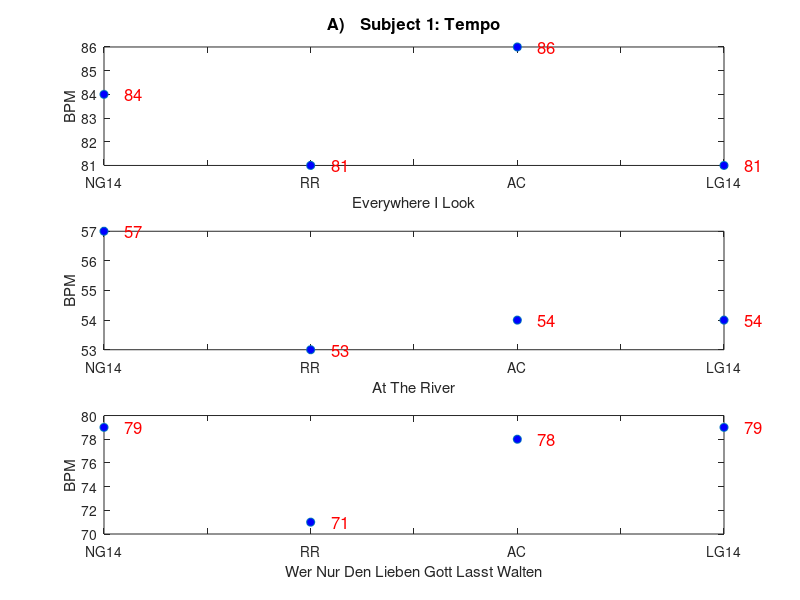
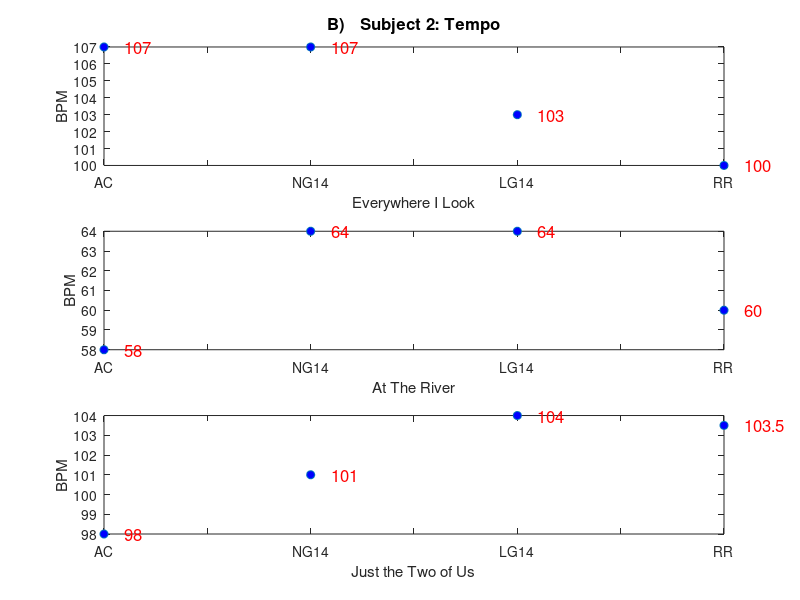
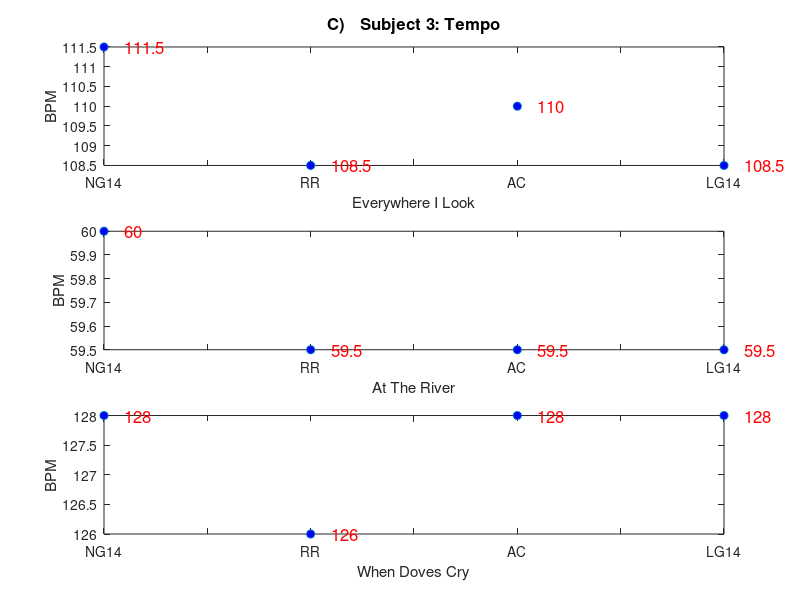
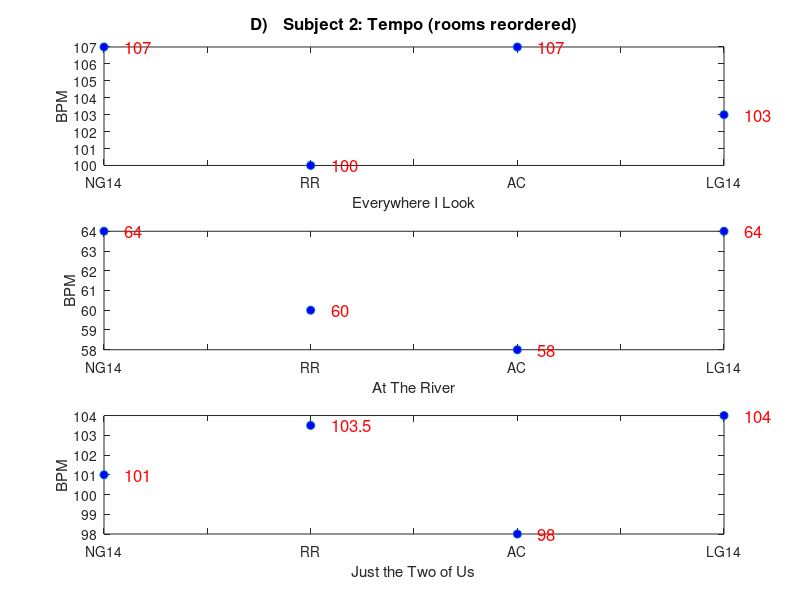

MATLAB code for these plots, in order: (Note: this script raises an error after producing the figures.)
clear all;
close all;

%%% tempo sub 1
sub1_eil = [84 81 86 81];
sub1_atr = [57 53 54 54];
sub1_wndl = [79 71 78 79];

figure;
subplot(3,1,1);
plot(sub1_eil,'o','MarkerFaceColor','b');
for i = 1:4
    text(i+0.1,sub1_eil(i),num2str(sub1_eil(i)),'Color','red','FontSize',12);
end
title('A)   Subject 1: Tempo','fontweight','bold','fontsize',12);
ylabel('BPM');
xlabel('Everywhere I Look');
set(gca,'XTickLabel',{'NG14','','RR','','AC','','LG14'});

subplot(3,1,2);
plot(sub1_atr,'o','MarkerFaceColor','b');
for i = 1:4
    text(i+0.1,sub1_atr(i),num2str(sub1_atr(i)),'Color','red','FontSize',12);
end
xlabel('At The River');
ylabel('BPM');
set(gca,'XTickLabel',{'NG14','','RR','','AC','','LG14'});

subplot(3,1,3);
plot(sub1_wndl,'o','MarkerFaceColor','b');
for i = 1:4
    text(i+0.1,sub1_wndl(i),num2str(sub1_wndl(i)),'Color','red','FontSize',12);
end
xlabel('Wer Nur Den Lieben Gott Lasst Walten');
ylabel('BPM');
set(gca,'XTickLabel',{'NG14','','RR','','AC','','LG14'});

%%% tempo sub 2
sub2_eil = [107 107 103 100];
sub2_atr = [58 64 64 60];
sub2_jtou = [98 101 104 103.5];

figure;
subplot(3,1,1);
plot(sub2_eil,'o','MarkerFaceColor','b')
for i = 1:4
    text(i+0.1,sub2_eil(i),num2str(sub2_eil(i)),'Color','red','FontSize',12);
end
title('B)   Subject 2: Tempo','fontweight','bold','fontsize',12);
ylabel('BPM');
xlabel('Everywhere I Look');
set(gca,'XTickLabel',{'AC','','NG14','','LG14','','RR'});

subplot(3,1,2);
plot(sub2_atr,'o','MarkerFaceColor','b');
for i = 1:4
    text(i+0.1,sub2_atr(i),num2str(sub2_atr(i)),'Color','red','FontSize',12);
end
xlabel('At The River');
ylabel('BPM');
set(gca,'XTickLabel',{'AC','','NG14','','LG14','','RR'});

subplot(3,1,3);
plot(sub2_jtou,'o','MarkerFaceColor','b');
for i = 1:4
    text(i+0.1,sub2_jtou(i),num2str(sub2_jtou(i)),'Color','red','FontSize',12);
end
xlabel('Just the Two of Us');
ylabel('BPM');
set(gca,'XTickLabel',{'AC','','NG14','','LG14','','RR'});

%%% tempo sub 3
sub3_eil = [111.5 108.5 110 108.5];
sub3_atr = [60 59.5 59.5 59.5];
sub3_wdc = [128 126 128 128];

figure;
subplot(3,1,1);
plot(sub3_eil,'o','MarkerFaceColor','b');
for i = 1:4
    text(i+0.1,sub3_eil(i),num2str(sub3_eil(i)),'Color','red','FontSize',12);
end
title('C)   Subject 3: Tempo','fontweight','bold','fontsize',12);
ylabel('BPM');
xlabel('Everywhere I Look');
set(gca,'XTickLabel',{'NG14','','RR','','AC','','LG14'});

subplot(3,1,2);
plot(sub3_atr,'o','MarkerFaceColor','b');
for i = 1:4
    text(i+0.1,sub3_atr(i),num2str(sub3_atr(i)),'Color','red','FontSize',12);
end
xlabel('At The River');
ylabel('BPM');
set(gca,'XTickLabel',{'NG14','','RR','','AC','','LG14'});

subplot(3,1,3);
plot(sub3_wdc,'o','MarkerFaceColor','b');
for i = 1:4
    text(i+0.1,sub3_wdc(i),num2str(sub3_wdc(i)),'Color','red','FontSize',12);
end
xlabel('When Doves Cry');
ylabel('BPM');
set(gca,'XTickLabel',{'NG14','','RR','','AC','','LG14'});


%%% tempo sub 2 same order as 1 and 3
sub2_eil = [107 100 107 103];
sub2_atr = [64 60 58 64];
sub2_jtou = [101 103.5 98 104];

figure;
subplot(3,1,1);
plot(sub2_eil,'o','MarkerFaceColor','b');
for i = 1:4
    text(i+0.1,sub2_eil(i),num2str(sub2_eil(i)),'Color','red','FontSize',12);
end
title('D)   Subject 2: Tempo (rooms reordered)','fontweight','bold','fontsize',12);
ylabel('BPM');
xlabel('Everywhere I Look');
set(gca,'XTickLabel',{'NG14','','RR','','AC','','LG14'});

subplot(3,1,2);
plot(sub2_atr,'o','MarkerFaceColor','b');
for i = 1:4
    text(i+0.1,sub2_atr(i),num2str(sub2_atr(i)),'Color','red','FontSize',12);
end
xlabel('At The River');
ylabel('BPM');
set(gca,'XTickLabel',{'NG14','','RR','','AC','','LG14'});

subplot(3,1,3);
plot(sub2_jtou,'o','MarkerFaceColor','b');
for i = 1:4
    text(i+0.1,sub2_jtou(i),num2str(sub2_jtou(i)),'Color','red','FontSize',12);
end
xlabel('Just the Two of Us');
ylabel('BPM');
set(gca,'XTickLabel',{'NG14','','RR','','AC','','LG14'});

% Average relative tempos
y = [sub1_eil - sub1_eil(3); sub1_atr - sub1_atr(3); sub1_wndl - sub1_wndl(3)];
suball_avg = mean(y);
suball_std = std(y);
figure;
errorbar(suball_avg,suball_std,'o','MarkerFaceColor','b');
hold on;
plot(median(y),'ro','MarkerFaceColor','r');
legend('Mean', 'Median');
set(gca,'XTickLabel',{'', 'NG14','','RR','','AC','','LG14'});
title('A) Subject 1: Average Tempo Differences Relative to AC','fontweight','bold','fontsize',12);
ylabel('BPM');
hline = refline([0 0]);
set(hline,'Color','k');

y = [sub2_eil - sub2_eil(3); sub2_atr - sub2_atr(3); sub2_jtou - sub2_jtou(3)];
suball_avg = mean(y);
suball_std = std(y);
figure;
errorbar(suball_avg,suball_std,'o','MarkerFaceColor','b');
hold on;
plot(median(y),'ro','MarkerFaceColor','r');
legend('Mean', 'Median');
set(gca,'XTickLabel',{'', 'NG14','','RR','','AC','','LG14'});
title('B) Subject 2: Average Tempo Differences Relative to AC','fontweight','bold','fontsize',12);
ylabel('BPM');
hline = refline([0 0]);
set(hline,'Color','k');

y = [ sub3_eil - sub3_eil(3); sub3_atr - sub3_atr(3); sub3_wdc - sub3_wdc(3)];
suball_avg = mean(y);
suball_std = std(y);
figure;
errorbar(suball_avg,suball_std,'o','MarkerFaceColor','b');
hold on;
plot(median(y),'ro','MarkerFaceColor','r');
legend('Mean', 'Median');
set(gca,'XTickLabel',{'', 'NG14','','RR','','AC','','LG14'});
title('C) Subject 3: Average Tempo Differences Relative to AC','fontweight','bold','fontsize',12);
ylabel('BPM');
hline = refline([0 0]);
set(hline,'Color','k');
%%

%%% Consonant Duration Sub 1
% EIL
con_trees = [0.101 0.121 0.106 0.075];
con_hobble = [0.071 0.052 0.052 0.058];
con_crocus = [0.092 0.099 0.058 0.073];
con_spring = [0.073 0.078 0.080 0.068];
y = [con_trees - con_trees(3); con_hobble - con_hobble(3); con_crocus - con_crocus(3); con_spring - con_spring(3)];

figure;
subplot(2,2,1);
plot(con_trees,'o','MarkerFaceColor','b');
for i = 1:4
    text(i+0.1,con_trees(i),num2str(con_trees(i)),'Color','red','FontSize',12);
end
title('Sub. 1 Consonant Duration: EIL','fontweight','bold','fontsize',12);
xlabel('Trees: T');
ylabel('Time (s)');
set(gca,'XTickLabel',{'NG14','RR','AC','LG14'});

subplot(2,2,2);
plot(con_hobble,'o','MarkerFaceColor','b');
for i = 1:4
    text(i+0.1,con_hobble(i),num2str(con_hobble(i)),'Color','red','FontSize',12);
end
xlabel('Hobble: B');
ylabel('Time (s)');
set(gca,'XTickLabel',{'NG14','RR','AC','LG14'});

subplot(2,2,3);
plot(con_crocus,'o','MarkerFaceColor','b');
for i = 1:4
    text(i+0.1,con_crocus(i),num2str(con_crocus(i)),'Color','red','FontSize',12);
end
xlabel('Crocus: 2nd C');
ylabel('Time (s)');
set(gca,'XTickLabel',{'NG14','RR','AC','LG14'});

subplot(2,2,4);
plot(con_spring,'o','MarkerFaceColor','b');
for i = 1:4
    text(i+0.1,con_spring(i),num2str(con_spring(i)),'Color','red','FontSize',12);
end
xlabel('Spring: P');
ylabel('Time (s)');
set(gca,'XTickLabel',{'NG14','RR','AC','LG14'});

%ATR
con_trod = [0.044 0.066 0.064 0.057];
con_crystal = [0.052 0.097 0.043 0.058];
con_god = [0.053 0.053 0.058 0.075];
con_beautiful = [0.084 0.078 0.078 0.089];
y = [y; con_trod - con_trod(3); con_crystal - con_crystal(3); con_god - con_god(3); con_beautiful - con_beautiful(3)];

figure;
subplot(2,2,1);
plot(con_trod,'o','MarkerFaceColor','b');
for i = 1:4
    text(i+0.1,con_trod(i),num2str(con_trod(i)),'Color','red','FontSize',12);
end
title('Sub. 1 Consonant Duration: ATR','fontweight','bold','fontsize',12);
xlabel('Trod: T');
ylabel('Time (s)');
set(gca,'XTickLabel',{'NG14','RR','AC','LG14'});

subplot(2,2,2);
plot(con_crystal,'o','MarkerFaceColor','b');
for i = 1:4
    text(i+0.1,con_crystal(i),num2str(con_crystal(i)),'Color','red','FontSize',12);
end
xlabel('Crystal: C');
ylabel('Time (s)');
set(gca,'XTickLabel',{'NG14','RR','AC','LG14'});

subplot(2,2,3);
plot(con_god,'o','MarkerFaceColor','b');
for i = 1:4
    text(i+0.1,con_god(i),num2str(con_god(i)),'Color','red','FontSize',12);
end
xlabel('God: G');
ylabel('Time (s)');
set(gca,'XTickLabel',{'NG14','RR','AC','LG14'});

subplot(2,2,4);
plot(con_beautiful,'o','MarkerFaceColor','b');
for i = 1:4
    text(i+0.1,con_beautiful(i),num2str(con_beautiful(i)),'Color','red','FontSize',12);
end
xlabel('Beautiful: B');
ylabel('Time (s)');
set(gca,'XTickLabel',{'NG14','RR','AC','LG14'});


%WNDL
con_den = [0.024 0.023 0.023 0.025];
con_lieben = [0.068 0.078 0.060 0.067];
con_hoffet = [0.029 0.051 0.054 0.043];
con_keit = [0.080 0.126 0.052 0.110];
y = [y; con_den - con_den(3); con_lieben - con_lieben(3); con_hoffet - con_hoffet(3); con_keit - con_keit(3)];

figure;
subplot(2,2,1);
plot(con_den,'o','MarkerFaceColor','b');
for i = 1:4
    text(i+0.1,con_den(i),num2str(con_den(i)),'Color','red','FontSize',12);
end
title('Sub. 1 Consonant Duration: WNDL','fontweight','bold','fontsize',12);
xlabel('Den: D');
ylabel('Time (s)');
set(gca,'XTickLabel',{'NG14','RR','AC','LG14'});

subplot(2,2,2);
plot(con_lieben,'o','MarkerFaceColor','b');
for i = 1:4
    text(i+0.1,con_lieben(i),num2str(con_lieben(i)),'Color','red','FontSize',12);
end
xlabel('Lieben: B');
ylabel('Time (s)');
set(gca,'XTickLabel',{'NG14','RR','AC','LG14'});

subplot(2,2,3);
plot(con_hoffet,'o','MarkerFaceColor','b');
for i = 1:4
    text(i+0.1,con_hoffet(i),num2str(con_hoffet(i)),'Color','red','FontSize',12);
end
xlabel('Hoffet: T');
ylabel('Time (s)');
set(gca,'XTickLabel',{'NG14','RR','AC','LG14'});

subplot(2,2,4);
plot(con_keit,'o','MarkerFaceColor','b');
for i = 1:4
    text(i+0.1,con_keit(i),num2str(con_keit(i)),'Color','red','FontSize',12);
end
xlabel('Traurigkeit: K');
ylabel('Time (s)');
set(gca,'XTickLabel',{'NG14','RR','AC','LG14'});

% Averages
figure;
errorbar(mean(y), std(y),'o','MarkerFaceColor','b');
hold on;
plot(median(y),'ro','MarkerFaceColor','r');
legend('Mean', 'Median');
set(gca,'XTickLabel',{'', 'NG14','','RR','','AC','','LG14'});
title('A) Subject 1: Consonant Duration Differences Relative to AC','fontweight','bold','fontsize',12);
ylabel('Duration (s)');
hline = refline([0 0]);
set(hline,'Color','k');

%%% Consonant Duration Sub 2
% EIL
con_trees = [0.047 0.047 0.057 0.044];
con_hobble = [0.038 0.032 0.052 0.070];
con_crocus = [0.058 0.041 0.045 0.042];
con_spring = [0.062 0.071 0.078 0.048];

figure;
subplot(2,2,1);
plot(con_trees,'o','MarkerFaceColor','b');
for i = 1:4
    text(i+0.1,con_trees(i),num2str(con_trees(i)),'Color','red','FontSize',12);
end
title('Sub. 2 Consonant Duration: EIL','fontweight','bold','fontsize',12);
xlabel('Trees: T');
ylabel('Time (s)');
set(gca,'XTickLabel',{'AC','NG14','LG14','RR'});

subplot(2,2,2);
plot(con_hobble,'o','MarkerFaceColor','b');
for i = 1:4
    text(i+0.1,con_hobble(i),num2str(con_hobble(i)),'Color','red','FontSize',12);
end
xlabel('Hobble: B');
ylabel('Time (s)');
set(gca,'XTickLabel',{'AC','NG14','LG14','RR'});

subplot(2,2,3);
plot(con_crocus,'o','MarkerFaceColor','b');
for i = 1:4
    text(i+0.1,con_crocus(i),num2str(con_crocus(i)),'Color','red','FontSize',12);
end
xlabel('Crocus: 2nd C');
ylabel('Time (s)');
set(gca,'XTickLabel',{'AC','NG14','LG14','RR'});

subplot(2,2,4);
plot(con_spring,'o','MarkerFaceColor','b');
for i = 1:4
    text(i+0.1,con_spring(i),num2str(con_spring(i)),'Color','red','FontSize',12);
end
xlabel('Spring: P');
ylabel('Time (s)');
set(gca,'XTickLabel',{'AC','NG14','LG14','RR'});


%ATR
con_trod = [0.053 0.060 0.052 0.048];
con_crystal = [0.041 0.050 0.050 0.065];
con_god = [0.061 0.060 0.053 0.071];
con_beautiful = [0.058 0.058 0.063 0.065];

figure;
subplot(2,2,1);
plot(con_trod,'o','MarkerFaceColor','b');
for i = 1:4
    text(i+0.1,con_trod(i),num2str(con_trod(i)),'Color','red','FontSize',12);
end
title('Sub. 2 Consonant Duration: ATR','fontweight','bold','fontsize',12);
xlabel('Trod: T');
ylabel('Time (s)');
set(gca,'XTickLabel',{'AC','NG14','LG14','RR'});

subplot(2,2,2);
plot(con_crystal,'o','MarkerFaceColor','b');
for i = 1:4
    text(i+0.1,con_crystal(i),num2str(con_crystal(i)),'Color','red','FontSize',12);
end

xlabel('Crystal: C');
ylabel('Time (s)');
set(gca,'XTickLabel',{'AC','NG14','LG14','RR'});

subplot(2,2,3);
plot(con_god,'o','MarkerFaceColor','b');
for i = 1:4
    text(i+0.1,con_god(i),num2str(con_god(i)),'Color','red','FontSize',12);
end
xlabel('God: G');
ylabel('Time (s)');
set(gca,'XTickLabel',{'AC','NG14','LG14','RR'});

subplot(2,2,4);
plot(con_beautiful,'o','MarkerFaceColor','b');
for i = 1:4
    text(i+0.1,con_beautiful(i),num2str(con_beautiful(i)),'Color','red','FontSize',12);
end
xlabel('Beautiful: B');
ylabel('Time (s)');
set(gca,'XTickLabel',{'AC','NG14','LG14','RR'});


%JTOU
con_crystal = [0.056 0.049 0.037 0.062];
con_spend = [0.080 0.077 0.085 0.107];
con_two = [0.077 0.084 0.114 0.099];
con_just = [0.070 0.075 0.073 0.082];

figure;
subplot(2,2,1);
plot(con_crystal,'o','MarkerFaceColor','b');
for i = 1:4
    text(i+0.1,con_crystal(i),num2str(con_crystal(i)),'Color','red','FontSize',12);
end
title('Sub. 2 Consonant Duration: JTOU','fontweight','bold','fontsize',12);
xlabel('Crystal: C');
ylabel('Time (s)');
set(gca,'XTickLabel',{'AC','NG14','LG14','RR'});

subplot(2,2,2);
plot(con_spend,'o','MarkerFaceColor','b');
for i = 1:4
    text(i+0.1,con_spend(i),num2str(con_spend(i)),'Color','red','FontSize',12);
end
xlabel('Spend: P');
ylabel('Time (s)');
set(gca,'XTickLabel',{'AC','NG14','LG14','RR'});

subplot(2,2,3);
plot(con_two,'o','MarkerFaceColor','b');
for i = 1:4
    text(i+0.1,con_two(i),num2str(con_two(i)),'Color','red','FontSize',12);
end
xlabel('Two: T');
ylabel('Time (s)');
set(gca,'XTickLabel',{'AC','NG14','LG14','RR'});

subplot(2,2,4);
plot(con_just,'o','MarkerFaceColor','b');
for i = 1:4
    text(i+0.1,con_just(i),num2str(con_just(i)),'Color','red','FontSize',12);
end
xlabel('Just: J');
ylabel('Time (s)');
set(gca,'XTickLabel',{'AC','NG14','LG14','RR'});


%%% Consonant Duration Sub 3
% EIL
con_trees = [0.074 0.056 0.066 0.082];
con_hobble = [0.042 0.051 0.044 0.034];
con_crocus = [0.057 0.035 0.085 0.087];
con_spring = [0.082 0.091 0.065 0.053];
y = [con_trees - con_trees(3); con_hobble - con_hobble(3); con_crocus - con_crocus(3); con_spring - con_spring(3)];

figure;
subplot(2,2,1);
plot(con_trees,'o','MarkerFaceColor','b');
for i = 1:4
    text(i+0.1,con_trees(i),num2str(con_trees(i)),'Color','red','FontSize',12);
end
title('Sub. 3 Consonant Duration: EIL','fontweight','bold','fontsize',12);
xlabel('Trees: T');
ylabel('Time (s)');
set(gca,'XTickLabel',{'NG14','RR','AC','LG14'});

subplot(2,2,2);
plot(con_hobble,'o','MarkerFaceColor','b');
for i = 1:4
    text(i+0.1,con_hobble(i),num2str(con_hobble(i)),'Color','red','FontSize',12);
end
xlabel('Hobble: B');
ylabel('Time (s)');
set(gca,'XTickLabel',{'NG14','RR','AC','LG14'});

subplot(2,2,3);
plot(con_crocus,'o','MarkerFaceColor','b');
for i = 1:4
    text(i+0.1,con_crocus(i),num2str(con_crocus(i)),'Color','red','FontSize',12);
end
xlabel('Crocus: 2nd C');
ylabel('Time (s)');
set(gca,'XTickLabel',{'NG14','RR','AC','LG14'});

subplot(2,2,4);
plot(con_spring,'o','MarkerFaceColor','b');
for i = 1:4
    text(i+0.1,con_spring(i),num2str(con_spring(i)),'Color','red','FontSize',12);
end
xlabel('Spring: P');
ylabel('Time (s)');
set(gca,'XTickLabel',{'NG14','RR','AC','LG14'});


%ATR
con_trod = [0.063 0.058 0.034 0.030];
con_crystal = [0.055 0.082 0.057 0.058];
con_god = [0.071 0.057 0.058 0.068];
con_beautiful = [0.072 0.080 0.062 0.076];
y = [y; con_trod - con_trod(3); con_crystal - con_crystal(3); con_god - con_god(3); con_beautiful - con_beautiful(3)];

figure;
subplot(2,2,1);
plot(con_trod,'o','MarkerFaceColor','b');
for i = 1:4
    text(i+0.1,con_trod(i),num2str(con_trod(i)),'Color','red','FontSize',12);
end
title('Sub. 3 Consonant Duration: ATR','fontweight','bold','fontsize',12);
xlabel('Trod: T');
ylabel('Time (s)');
set(gca,'XTickLabel',{'NG14','RR','AC','LG14'});

subplot(2,2,2);
plot(con_crystal,'o','MarkerFaceColor','b');
for i = 1:4
    text(i+0.1,con_crystal(i),num2str(con_crystal(i)),'Color','red','FontSize',12);
end
xlabel('Crystal: C');
ylabel('Time (s)');
set(gca,'XTickLabel',{'NG14','RR','AC','LG14'});

subplot(2,2,3);
plot(con_god,'o','MarkerFaceColor','b');
for i = 1:4
    text(i+0.1,con_god(i),num2str(con_god(i)),'Color','red','FontSize',12);
end
xlabel('God: G');
ylabel('Time (s)');
set(gca,'XTickLabel',{'NG14','RR','AC','LG14'});

subplot(2,2,4);
plot(con_beautiful,'o','MarkerFaceColor','b');
for i = 1:4
    text(i+0.1,con_beautiful(i),num2str(con_beautiful(i)),'Color','red','FontSize',12);
end
xlabel('Beautiful: B');
ylabel('Time (s)');
set(gca,'XTickLabel',{'NG14','RR','AC','LG14'});


%WDC
con_picture = [0.185 0.161 0.147 0.124];
con_covers = [0.107 0.100 0.095 0.104];
con_darling = [0.109 0.107 0.105 0.122];
con_violets = [0.020 0.034 0.035 0.036];
y = [y; con_picture - con_picture(3); con_covers - con_covers(3); con_darling - con_darling(3); con_violets - con_violets(3)];

figure;
subplot(2,2,1);
plot(con_picture,'o','MarkerFaceColor','b');
for i = 1:4
    text(i+0.1,con_picture(i),num2str(con_picture(i)),'Color','red','FontSize',12);
end
title('Sub. 3 Consonant Duration: WDC','fontweight','bold','fontsize',12);
xlabel('Picture: P');
ylabel('Time (s)');
set(gca,'XTickLabel',{'NG14','RR','AC','LG14'});

subplot(2,2,2);
plot(con_covers,'o','MarkerFaceColor','b');
for i = 1:4
    text(i+0.1,con_covers(i),num2str(con_covers(i)),'Color','red','FontSize',12);
end
xlabel('Covers: C');
ylabel('Time (s)');
set(gca,'XTickLabel',{'NG14','RR','AC','LG14'});

subplot(2,2,3);
plot(con_darling,'o','MarkerFaceColor','b');
for i = 1:4
    text(i+0.1,con_darling(i),num2str(con_darling(i)),'Color','red','FontSize',12);
end
xlabel('Darling: D');
ylabel('Time (s)');
set(gca,'XTickLabel',{'NG14','RR','AC','LG14'});

subplot(2,2,4);
plot(con_violets,'o','MarkerFaceColor','b');
for i = 1:4
    text(i+0.1,con_violets(i),num2str(con_violets(i)),'Color','red','FontSize',12);
end
xlabel('Violets: T');
ylabel('Time (s)');
set(gca,'XTickLabel',{'NG14','RR','AC','LG14'});

% Averages
figure;
errorbar(mean(y), std(y),'o','MarkerFaceColor','b');
hold on;
plot(median(y),'ro','MarkerFaceColor','r');
legend('Mean', 'Median');
set(gca,'XTickLabel',{'', 'NG14','','RR','','AC','','LG14'});
title('C) Subject 3: Consonant Duration Differences Relative to AC','fontweight','bold','fontsize',12);
ylabel('Duration (s)');
hline = refline([0 0]);
set(hline,'Color','k');

%%%

%%% Consonant Duration Sub 2 (rooms reordered to match sub 1 and 3)
% EIL
con_trees = [0.047 0.047 0.057 0.044];
con_hobble = [0.038 0.032 0.052 0.070];
con_crocus = [0.058 0.041 0.045 0.042];
con_spring = [0.062 0.071 0.078 0.048];

con_trees = [con_trees(2) con_trees(4) con_trees(1) con_trees(3)];
con_hobble = [con_hobble(2) con_hobble(4) con_hobble(1) con_hobble(3)];
con_crocus = [con_crocus(2) con_crocus(4) con_crocus(1) con_crocus(3)];
con_spring = [con_spring(2) con_spring(4) con_spring(1) con_spring(3)];
y = [con_trees - con_trees(3); con_hobble - con_hobble(3); con_crocus - con_crocus(3); con_spring - con_spring(3)];

figure;
subplot(2,2,1);
plot(con_trees,'o','MarkerFaceColor','b');
for i = 1:4
    text(i+0.1,con_trees(i),num2str(con_trees(i)),'Color','red','FontSize',12);
end
title('Sub. 2: EIL (rooms reordered)','fontweight','bold','fontsize',12);
xlabel('Trees: T');
ylabel('Time (s)');
set(gca,'XTickLabel',{'NG14','RR','AC','LG14'});

subplot(2,2,2);
plot(con_hobble,'o','MarkerFaceColor','b');
for i = 1:4
    text(i+0.1,con_hobble(i),num2str(con_hobble(i)),'Color','red','FontSize',12);
end
xlabel('Hobble: B');
ylabel('Time (s)');
set(gca,'XTickLabel',{'NG14','RR','AC','LG14'});

subplot(2,2,3);
plot(con_crocus,'o','MarkerFaceColor','b');
for i = 1:4
    text(i+0.1,con_crocus(i),num2str(con_crocus(i)),'Color','red','FontSize',12);
end
xlabel('Crocus: 2nd C');
ylabel('Time (s)');
set(gca,'XTickLabel',{'NG14','RR','AC','LG14'});

subplot(2,2,4);
plot(con_spring,'o','MarkerFaceColor','b');
for i = 1:4
    text(i+0.1,con_spring(i),num2str(con_spring(i)),'Color','red','FontSize',12);
end
xlabel('Spring: P');
ylabel('Time (s)');
set(gca,'XTickLabel',{'NG14','RR','AC','LG14'});


%ATR
con_trod = [0.053 0.060 0.052 0.048];
con_crystal = [0.041 0.050 0.050 0.065];
con_god = [0.061 0.060 0.053 0.071];
con_beautiful = [0.058 0.058 0.063 0.065];

con_trod = [con_trod(2) con_trod(4) con_trod(1) con_trod(3)];
con_crystal = [con_crystal(2) con_crystal(4) con_crystal(1) con_crystal(3)];
con_god = [con_god(2) con_god(4) con_god(1) con_god(3)];
con_beautiful = [con_beautiful(2) con_beautiful(4) con_beautiful(1) con_beautiful(3)];
y = [y; con_trod - con_trod(3); con_crystal - con_crystal(3); con_god - con_god(3); con_beautiful - con_beautiful(3)];

figure;
subplot(2,2,1);
plot(con_trod,'o','MarkerFaceColor','b');
for i = 1:4
    text(i+0.1,con_trod(i),num2str(con_trod(i)),'Color','red','FontSize',12);
end
title('Sub. 2: ATR (rooms reordered)','fontweight','bold','fontsize',12);
xlabel('Trod: T');
ylabel('Time (s)');
set(gca,'XTickLabel',{'NG14','RR','AC','LG14'});

subplot(2,2,2);
plot(con_crystal,'o','MarkerFaceColor','b');
for i = 1:4
    text(i+0.1,con_crystal(i),num2str(con_crystal(i)),'Color','red','FontSize',12);
end
xlabel('Crystal: C');
ylabel('Time (s)');
set(gca,'XTickLabel',{'NG14','RR','AC','LG14'});

subplot(2,2,3);
plot(con_god,'o','MarkerFaceColor','b');
for i = 1:4
    text(i+0.1,con_god(i),num2str(con_god(i)),'Color','red','FontSize',12);
end
xlabel('God: G');
ylabel('Time (s)');
set(gca,'XTickLabel',{'NG14','RR','AC','LG14'});

subplot(2,2,4);
plot(con_beautiful,'o','MarkerFaceColor','b');
for i = 1:4
    text(i+0.1,con_beautiful(i),num2str(con_beautiful(i)),'Color','red','FontSize',12);
end
xlabel('Beautiful: B');
ylabel('Time (s)');
set(gca,'XTickLabel',{'NG14','RR','AC','LG14'});


%JTOU
con_crystal = [0.056 0.049 0.037 0.062];
con_spend = [0.080 0.077 0.085 0.107];
con_two = [0.077 0.084 0.114 0.099];
con_just = [0.070 0.075 0.073 0.082];

con_crystal = [con_crystal(2) con_crystal(4) con_crystal(1) con_crystal(3)];
con_spend = [con_spend(2) con_spend(4) con_spend(1) con_spend(3)];
con_two = [con_two(2) con_two(4) con_two(1) con_two(3)];
con_just = [con_just(2) con_just(4) con_just(1) con_just(3)]; 
y = [y; con_crystal - con_crystal(3); con_spend - con_spend(3); con_two - con_two(3); con_just - con_just(3)];

figure;
subplot(2,2,1);
plot(con_crystal,'o','MarkerFaceColor','b');
for i = 1:4
    text(i+0.1,con_crystal(i),num2str(con_crystal(i)),'Color','red','FontSize',12);
end
title('Sub. 2: JTOU (rooms reordered)','fontweight','bold','fontsize',12);
xlabel('Crystal: C');
ylabel('Time (s)');
set(gca,'XTickLabel',{'NG14','RR','AC','LG14'});

subplot(2,2,2);
plot(con_spend,'o','MarkerFaceColor','b');
for i = 1:4
    text(i+0.1,con_spend(i),num2str(con_spend(i)),'Color','red','FontSize',12);
end
xlabel('Spend: P');
ylabel('Time (s)');
set(gca,'XTickLabel',{'NG14','RR','AC','LG14'});

subplot(2,2,3);
plot(con_two,'o','MarkerFaceColor','b');
for i = 1:4
    text(i+0.1,con_two(i),num2str(con_two(i)),'Color','red','FontSize',12);
end
xlabel('Two: T');
ylabel('Time (s)');
set(gca,'XTickLabel',{'NG14','RR','AC','LG14'});

subplot(2,2,4);
plot(con_just,'o','MarkerFaceColor','b');
for i = 1:4
    text(i+0.1,con_just(i),num2str(con_just(i)),'Color','red','FontSize',12);
end
xlabel('Just: J');
ylabel('Time (s)');
set(gca,'XTickLabel',{'NG14','RR','AC','LG14'});

% Averages
figure;
errorbar(mean(y), std(y),'o','MarkerFaceColor','b');
hold on;
plot(median(y),'ro','MarkerFaceColor','r');
legend('Mean', 'Median');
set(gca,'XTickLabel',{'', 'NG14','','RR','','AC','','LG14'});
title('B) Subject 2: Consonant Duration Differences Relative to AC','fontweight','bold','fontsize',12);
ylabel('Duration (s)');
hline = refline([0 0]);
set(hline,'Color','k');
